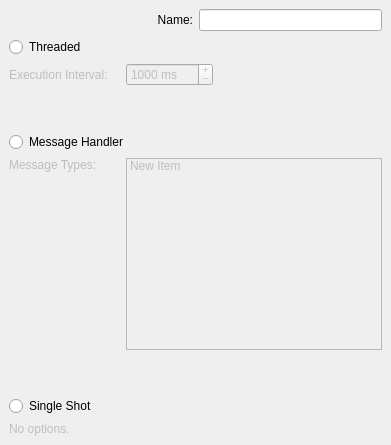
       <widget class="QWidget" name="runnerPage" >
        <layout class="QVBoxLayout" >
         <property name="margin" >
          <number>9</number>
         </property>
         <property name="spacing" >
          <number>6</number>
         </property>
         <item>
          <layout class="QHBoxLayout" >
           <property name="margin" >
            <number>0</number>
           </property>
           <property name="spacing" >
            <number>6</number>
           </property>
           <item>
            <widget class="QLabel" name="label" >
             <property name="sizePolicy" >
              <sizepolicy>
               <hsizetype>7</hsizetype>
               <vsizetype>5</vsizetype>
               <horstretch>0</horstretch>
               <verstretch>0</verstretch>
              </sizepolicy>
             </property>
             <property name="text" >
              <string>Name:</string>
             </property>
             <property name="alignment" >
              <set>Qt::AlignRight|Qt::AlignTrailing|Qt::AlignVCenter</set>
             </property>
            </widget>
           </item>
           <item>
            <widget class="QLineEdit" name="runnerName" />
           </item>
          </layout>
         </item>
         <item>
          <widget class="QRadioButton" name="runnerThread" >
           <property name="text" >
            <string>Threaded</string>
           </property>
          </widget>
         </item>
         <item>
          <widget class="QFrame" name="runnerThreadGroup" >
           <property name="enabled" >
            <bool>false</bool>
           </property>
           <layout class="QHBoxLayout" >
            <property name="margin" >
             <number>0</number>
            </property>
            <property name="spacing" >
             <number>6</number>
            </property>
            <item>
             <widget class="QLabel" name="label" >
              <property name="minimumSize" >
               <size>
                <width>111</width>
                <height>0</height>
               </size>
              </property>
              <property name="text" >
               <string>Execution Interval:</string>
              </property>
             </widget>
            </item>
            <item>
             <widget class="QSpinBox" name="runnerPeriodInterval" >
              <property name="buttonSymbols" >
               <enum>QAbstractSpinBox::PlusMinus</enum>
              </property>
              <property name="suffix" >
               <string> ms</string>
              </property>
              <property name="maximum" >
               <number>99999999</number>
              </property>
              <property name="minimum" >
               <number>50</number>
              </property>
              <property name="singleStep" >
               <number>50</number>
              </property>
              <property name="value" >
               <number>1000</number>
              </property>
             </widget>
            </item>
            <item>
             <spacer>
              <property name="orientation" >
               <enum>Qt::Horizontal</enum>
              </property>
              <property name="sizeHint" >
               <size>
                <width>40</width>
                <height>20</height>
               </size>
              </property>
             </spacer>
            </item>
           </layout>
          </widget>
         </item>
         <item>
          <spacer>
           <property name="orientation" >
            <enum>Qt::Vertical</enum>
           </property>
           <property name="sizeHint" >
            <size>
             <width>20</width>
             <height>40</height>
            </size>
           </property>
          </spacer>
         </item>
         <item>
          <widget class="QRadioButton" name="runnerMessageHandler" >
           <property name="text" >
            <string>Message Handler</string>
           </property>
          </widget>
         </item>
         <item>
          <widget class="QFrame" name="runnerMessageHandlerGroup" >
           <property name="enabled" >
            <bool>false</bool>
           </property>
           <layout class="QHBoxLayout" >
            <property name="margin" >
             <number>0</number>
            </property>
            <property name="spacing" >
             <number>6</number>
            </property>
            <item>
             <widget class="QLabel" name="label" >
              <property name="minimumSize" >
               <size>
                <width>111</width>
                <height>0</height>
               </size>
              </property>
              <property name="text" >
               <string>Message Types:</string>
              </property>
              <property name="alignment" >
               <set>Qt::AlignLeading|Qt::AlignLeft|Qt::AlignTop</set>
              </property>
             </widget>
            </item>
            <item>
             <widget class="QListWidget" name="runnerMessageTypes" >
              <item>
               <property name="text" >
                <string>New Item</string>
               </property>
              </item>
             </widget>
            </item>
           </layout>
          </widget>
         </item>
         <item>
          <spacer>
           <property name="orientation" >
            <enum>Qt::Vertical</enum>
           </property>
           <property name="sizeHint" >
            <size>
             <width>20</width>
             <height>40</height>
            </size>
           </property>
          </spacer>
         </item>
         <item>
          <widget class="QRadioButton" name="runnerSingleShot" >
           <property name="text" >
            <string>Single Shot</string>
           </property>
          </widget>
         </item>
         <item>
          <widget class="QFrame" name="runnerSingleShotGroup" >
           <property name="enabled" >
            <bool>false</bool>
           </property>
           <layout class="QVBoxLayout" >
            <property name="margin" >
             <number>0</number>
            </property>
            <property name="spacing" >
             <number>6</number>
            </property>
            <item>
             <widget class="QLabel" name="label" >
              <property name="text" >
               <string>No options.</string>
              </property>
              <property name="alignment" >
               <set>Qt::AlignLeading|Qt::AlignLeft|Qt::AlignTop</set>
              </property>
             </widget>
            </item>
           </layout>
          </widget>
         </item>
        </layout>
       </widget>
